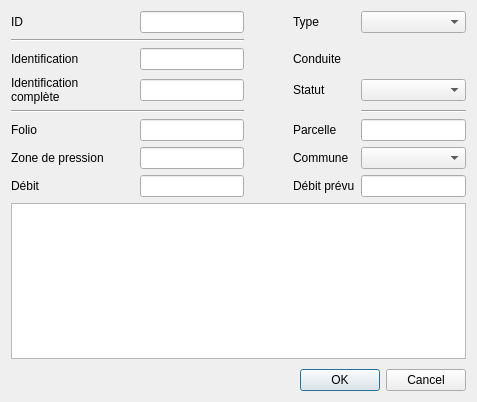
<?xml version="1.0" encoding="UTF-8"?>
<ui version="4.0">
 <class>Dialog</class>
 <widget class="QDialog" name="Dialog">
  <property name="geometry">
   <rect>
    <x>0</x>
    <y>0</y>
    <width>477</width>
    <height>402</height>
   </rect>
  </property>
  <property name="windowTitle">
   <string>Abonné</string>
  </property>
  <layout class="QGridLayout" name="gridLayout">
   <item row="9" column="5">
    <widget class="QLineEdit" name="flow_planned"/>
   </item>
   <item row="1" column="0" colspan="3">
    <widget class="Line" name="line_2">
     <property name="orientation">
      <enum>Qt::Horizontal</enum>
     </property>
    </widget>
   </item>
   <item row="0" column="5">
    <widget class="QComboBox" name="fk_type"/>
   </item>
   <item row="7" column="0">
    <widget class="QLabel" name="label_9">
     <property name="text">
      <string>Zone de pression</string>
     </property>
    </widget>
   </item>
   <item row="7" column="5">
    <widget class="QComboBox" name="fk_district"/>
   </item>
   <item row="4" column="4">
    <widget class="QLabel" name="label_3">
     <property name="text">
      <string>Statut</string>
     </property>
    </widget>
   </item>
   <item row="2" column="0">
    <widget class="QLabel" name="label_5">
     <property name="text">
      <string>Identification</string>
     </property>
    </widget>
   </item>
   <item row="0" column="4">
    <widget class="QLabel" name="label_2">
     <property name="text">
      <string>Type</string>
     </property>
    </widget>
   </item>
   <item row="4" column="5">
    <widget class="QComboBox" name="fk_status"/>
   </item>
   <item row="0" column="3">
    <spacer name="horizontalSpacer">
     <property name="orientation">
      <enum>Qt::Horizontal</enum>
     </property>
     <property name="sizeType">
      <enum>QSizePolicy::Preferred</enum>
     </property>
     <property name="sizeHint" stdset="0">
      <size>
       <width>40</width>
       <height>20</height>
      </size>
     </property>
    </spacer>
   </item>
   <item row="6" column="5">
    <widget class="QLineEdit" name="parcel"/>
   </item>
   <item row="5" column="5">
    <widget class="Line" name="line_3">
     <property name="orientation">
      <enum>Qt::Horizontal</enum>
     </property>
    </widget>
   </item>
   <item row="2" column="5">
    <widget class="QgsRelationReferenceWidget" name="fk_pipe"/>
   </item>
   <item row="7" column="2">
    <widget class="QLineEdit" name="_pressurezone"/>
   </item>
   <item row="12" column="2">
    <spacer name="verticalSpacer">
     <property name="orientation">
      <enum>Qt::Vertical</enum>
     </property>
     <property name="sizeHint" stdset="0">
      <size>
       <width>20</width>
       <height>40</height>
      </size>
     </property>
    </spacer>
   </item>
   <item row="9" column="2">
    <widget class="QLineEdit" name="flow_current"/>
   </item>
   <item row="6" column="4">
    <widget class="QLabel" name="label_7">
     <property name="text">
      <string>Parcelle</string>
     </property>
    </widget>
   </item>
   <item row="0" column="2">
    <widget class="QLineEdit" name="id">
     <property name="enabled">
      <bool>true</bool>
     </property>
     <property name="readOnly">
      <bool>true</bool>
     </property>
    </widget>
   </item>
   <item row="6" column="2">
    <widget class="QLineEdit" name="_printmaps"/>
   </item>
   <item row="6" column="0">
    <widget class="QLabel" name="label_10">
     <property name="text">
      <string>Folio</string>
     </property>
    </widget>
   </item>
   <item row="7" column="4">
    <widget class="QLabel" name="label_8">
     <property name="text">
      <string>Commune</string>
     </property>
    </widget>
   </item>
   <item row="14" column="0" colspan="6">
    <widget class="QDialogButtonBox" name="buttonBox">
     <property name="orientation">
      <enum>Qt::Horizontal</enum>
     </property>
     <property name="standardButtons">
      <set>QDialogButtonBox::Cancel|QDialogButtonBox::Ok</set>
     </property>
    </widget>
   </item>
   <item row="4" column="2">
    <widget class="QLineEdit" name="_identification_full"/>
   </item>
   <item row="4" column="0">
    <widget class="QLabel" name="label_6">
     <property name="text">
      <string>Identification complète</string>
     </property>
     <property name="wordWrap">
      <bool>true</bool>
     </property>
    </widget>
   </item>
   <item row="2" column="2">
    <widget class="QLineEdit" name="identification"/>
   </item>
   <item row="0" column="0">
    <widget class="QLabel" name="label">
     <property name="text">
      <string>ID</string>
     </property>
    </widget>
   </item>
   <item row="11" column="0" colspan="6">
    <widget class="QPlainTextEdit" name="remark"/>
   </item>
   <item row="5" column="0" colspan="3">
    <widget class="Line" name="line">
     <property name="orientation">
      <enum>Qt::Horizontal</enum>
     </property>
    </widget>
   </item>
   <item row="2" column="4">
    <widget class="QLabel" name="label_4">
     <property name="text">
      <string>Conduite</string>
     </property>
    </widget>
   </item>
   <item row="9" column="0">
    <widget class="QLabel" name="label_11">
     <property name="text">
      <string>Débit</string>
     </property>
    </widget>
   </item>
   <item row="9" column="4">
    <widget class="QLabel" name="label_12">
     <property name="text">
      <string>Débit prévu</string>
     </property>
    </widget>
   </item>
  </layout>
 </widget>
 <customwidgets>
  <customwidget>
   <class>QgsRelationReferenceWidget</class>
   <extends>QWidget</extends>
   <header>qgsrelationreferencewidget.h</header>
  </customwidget>
 </customwidgets>
 <resources/>
 <connections>
  <connection>
   <sender>buttonBox</sender>
   <signal>accepted()</signal>
   <receiver>Dialog</receiver>
   <slot>accept()</slot>
   <hints>
    <hint type="sourcelabel">
     <x>248</x>
     <y>254</y>
    </hint>
    <hint type="destinationlabel">
     <x>157</x>
     <y>274</y>
    </hint>
   </hints>
  </connection>
  <connection>
   <sender>buttonBox</sender>
   <signal>rejected()</signal>
   <receiver>Dialog</receiver>
   <slot>reject()</slot>
   <hints>
    <hint type="sourcelabel">
     <x>316</x>
     <y>260</y>
    </hint>
    <hint type="destinationlabel">
     <x>286</x>
     <y>274</y>
    </hint>
   </hints>
  </connection>
 </connections>
</ui>
